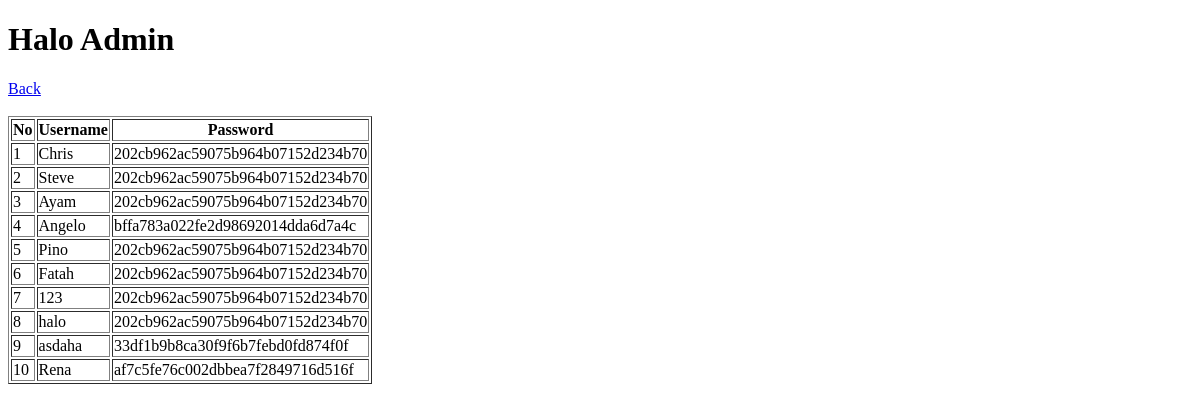
The app's page /admin.php, older data.
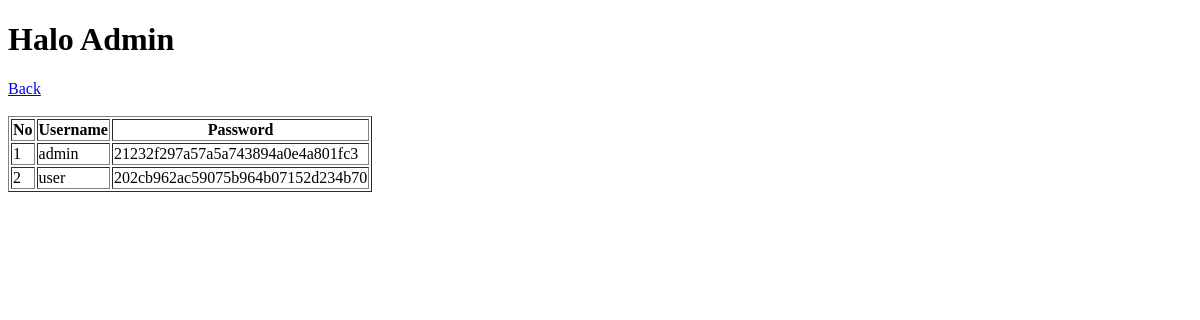
The same page, newer data.
### tables this page shows
CREATE TABLE `account` (
  `id` int(11) NOT NULL,
  `username` varchar(50) NOT NULL,
  `password` varchar(100) NOT NULL,
  `role` int(11) NOT NULL
);

### admin.php (the view, shortened to what this page needs)
<?php
include 'koneksi.php';
$username = $_SESSION['username'];
$no = 0;
$sql = mysqli_query($koneksi, "SELECT * FROM account");
?>
<!DOCTYPE html>
<html lang="en">
<head>
</head>
<body>
    <h1>Halo Admin <?= $username ?></h1>
    <a href="index.php">Back</a>
    <br><br>
    <table border="1">
        <thead>
            <tr>
                <th>No</th>
                <th>Username</th>
                <th>Password</th>
            </tr>
        </thead>
        <tbody>
            <?php while ($result = mysqli_fetch_assoc($sql)) {
                $no++ ?>
                <tr>
                    <td><?php echo $no ?></td>
                    <td><?php echo $result['username'] ?></td>
                    <td><?php echo $result['password'] ?></td>
                </tr>
            <?php
            }
            ?>
        </tbody>
    </table>
</body>
</html>

Row changes from the older to the newer data that the page shows:
removed account: username "Chris", password "202cb962ac59075b964b07152d234b70"
removed account: username "Ayam", password "202cb962ac59075b964b07152d234b70"
removed account: username "Angelo", password "bffa783a022fe2d98692014dda6d7a4c"
removed account: username "Pino", password "202cb962ac59075b964b07152d234b70"
removed account: username "Fatah", password "202cb962ac59075b964b07152d234b70"
removed account: username "123", password "202cb962ac59075b964b07152d234b70"
removed account: username "halo", password "202cb962ac59075b964b07152d234b70"
removed account: username "asdaha", password "33df1b9b8ca30f9f6b7febd0fd874f0f"
removed account: username "Rena", password "af7c5fe76c002dbbea7f2849716d516f"
added account: username "admin", password "21232f297a57a5a743894a0e4a801fc3"
changed account "202cb962ac59075b964b07152d234b70": username "Steve" → "user"
